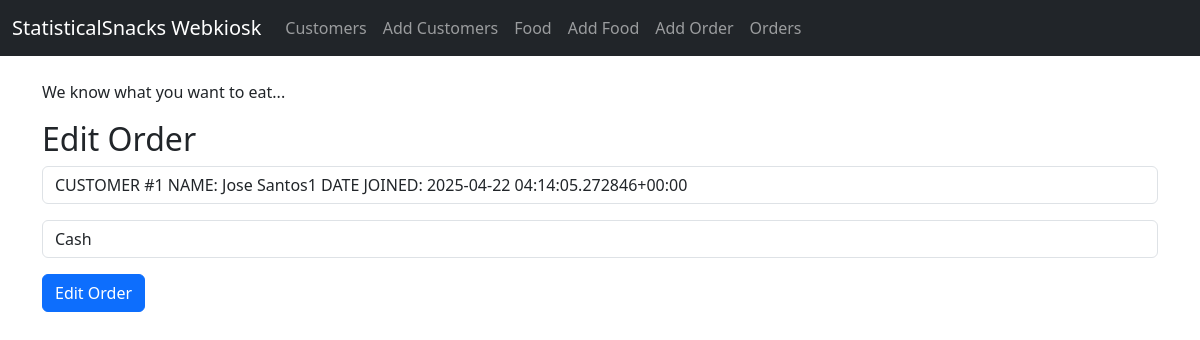
Page /webkiosk/orders/3/edit/ on the committed database.
### webkiosk/models.py (models this page shows)
class Order(models.Model):
    choices = [('Cash','Cash'),('Card','Card'),('Digital Wallet','Digital Wallet')]
    orderdatetime = models.DateTimeField(auto_now_add=True)
    paymentmode = models.CharField(choices=choices)
    customer = models.ForeignKey(Customer, on_delete=models.CASCADE)

### webkiosk/views.py (the view)
# urls.py: path('orders/<int:order_id>/edit/', views.updateorder, name='order-update'),
def updateorder(request, order_id):
    order = get_object_or_404(Order, id=order_id)
    if request.method == 'POST':
        form = OrderForm(request.POST, instance=order)
        if form.is_valid():
            form.save()
            return redirect('webkiosk:order-detail', order_id=order.id)
    else:
        form = OrderForm(instance=order)
    context = {'form': form, 'order': order, 'actionname': 'Edit'}
    return render(request, 'webkiosk/order_form.html', context)

### webkiosk/forms.py
class OrderForm(ModelForm):
    class Meta:
        model = Order
        fields = ['customer', 'paymentmode',]
        widgets = {
            'customer': forms.Select(attrs={'class': 'form-control'}),
            'paymentmode': forms.Select(attrs={'class': 'form-control'}),
        }

### webkiosk/models.py (called while the page is built)
    def __str__(self):
        return f' CUSTOMER #{self.id} NAME: {self.firstname} {self.lastname} DATE JOINED: {self.date_joined}'

### webkiosk/templates/webkiosk/order_form.html (shortened to what this page needs)
{% extends 'webkiosk/base_template.html' %}
{% block content %}
<h2> {{actionname}} Order </h2>
<form method="post">
    <div class="mb-3">
        {{ form.customer }}
    </div>
    <div class="mb-3">
        {{ form.paymentmode }}
    </div>
    <button type="submit" class="btn btn-primary">{{ actionname }} Order </button>
</form>
{% endblock %}

### rows in the picture
Order: customer "CUSTOMER #1 NAME: Jose Santos1 DATE JOINED: 2025-04-22 04:14:05.272846+00:00", paymentmode "Cash"

### other values in the picture
{{ actionname }} "Edit"
